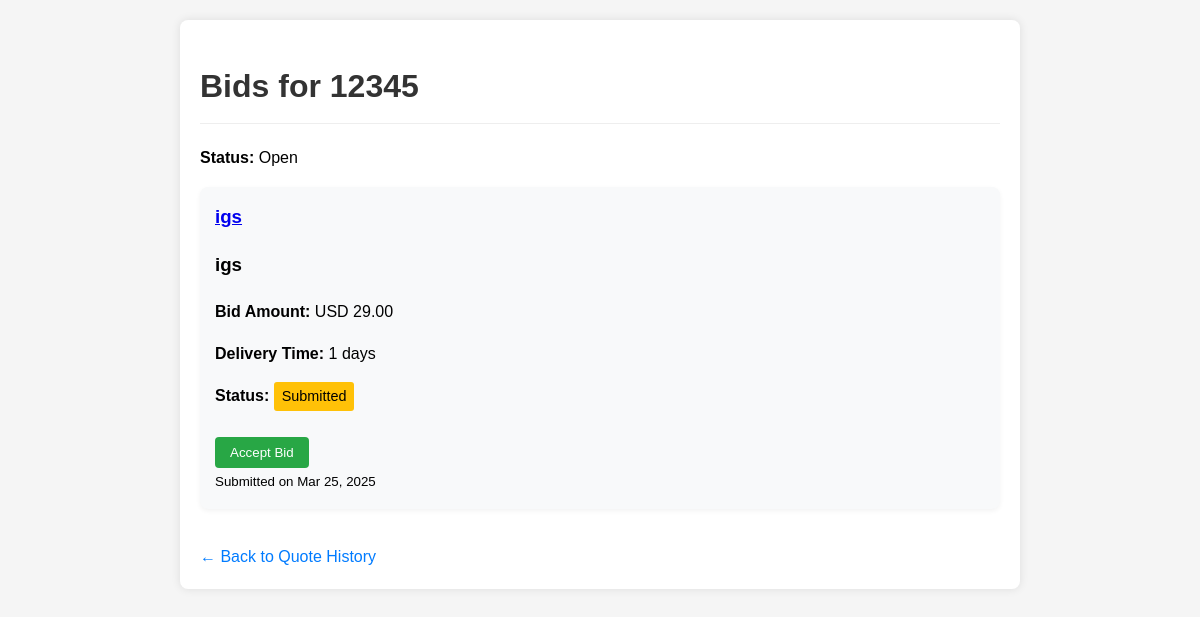
Before: /manufacturer/quote-bids/3/ (signed in) with the older database file.
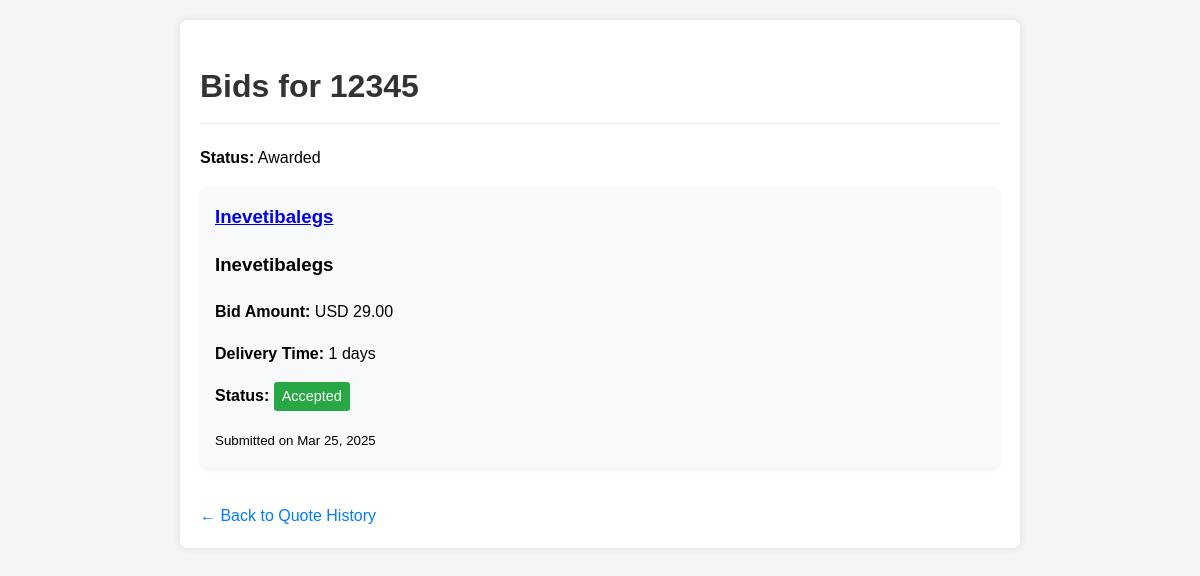
After: the same page with the newer database file.
### manufacturer/models.py (models this page shows, shortened)
class QuoteRequest(models.Model):
    STATUS_CHOICES = [
        ('open', 'Open'),
        ('closed', 'Closed'),
        ('awarded', 'Awarded'),
        ('expired', 'Expired'),
    ]
    manufacturer = models.ForeignKey(Manufacturer, on_delete=models.CASCADE)
    product = models.CharField(max_length=200)
    category = models.CharField(max_length=100)
    description = models.TextField()
    deadline = models.DateField()
    quantity = models.DecimalField(max_digits=10, decimal_places=2)
    unit = models.CharField(max_length=20, blank=True)
    annual_volume = models.CharField(max_length=100, blank=True)
    unit_price = models.DecimalField(max_digits=10, decimal_places=2, null=True, blank=True)
    currency = models.CharField(max_length=3, blank=True)
    shipping_terms = models.CharField(max_length=50)
    destination_port = models.CharField(max_length=100, blank=True)
    payment_terms = models.CharField(max_length=50)
    status = models.CharField(max_length=10, choices=STATUS_CHOICES, default='open')
    created_at = models.DateTimeField(auto_now_add=True)
    accepted_bid = models.ForeignKey('supplier.Bid', on_delete=models.SET_NULL, null=True, blank=True)

### supplier/models.py (models this page shows, shortened)
class Bid(models.Model):
    supplier = models.ForeignKey('Supplier', on_delete=models.CASCADE)
    quote = models.ForeignKey(QuoteRequest, on_delete=models.CASCADE)
    bid_amount = models.DecimalField(max_digits=10, decimal_places=2)
    delivery_time = models.PositiveIntegerField(help_text="Delivery time in days")
    comments = models.TextField(blank=True)
    submitted_at = models.DateTimeField(auto_now_add=True)
    status = models.CharField(max_length=20, choices=[
        ('submitted', 'Submitted'),
        ('accepted', 'Accepted'),
        ('rejected', 'Rejected')
    ], default='submitted')

class Supplier(models.Model):
    user = models.OneToOneField(User, on_delete=models.CASCADE)
    first_name = models.CharField(max_length=100)
    last_name = models.CharField(max_length=100)
    company_name = models.CharField(max_length=200)
    city = models.CharField(max_length=100)
    state = models.CharField(max_length=100)
    business_type = models.CharField(max_length=100)
    website = models.URLField(blank=True)
    phone_number = models.CharField(max_length=20)
    key_services = models.TextField()

### manufacturer/views.py (the view)
# urls.py: path('quote-bids/<int:quote_id>/', views.view_quote_bids, name='view_quote_bids'),
def view_quote_bids(request, quote_id):
    if not request.user.is_authenticated:
        return redirect('manufacturer_login')
    try:
        manufacturer = Manufacturer.objects.get(user=request.user)
        quote = QuoteRequest.objects.get(id=quote_id, manufacturer=manufacturer)
        bids = Bid.objects.filter(quote=quote).select_related('supplier')
        sort = request.GET.get('sort', 'newest')
        if sort == 'lowest':
            bids = bids.order_by('bid_amount')
        elif sort == 'highest':
            bids = bids.order_by('-bid_amount')
        else:  # default to newest first
            bids = bids.order_by('-submitted_at')
        return render(request, 'manufacturer/quote_bids.html', {
            'quote': quote,
            'bids': bids,
            'manufacturer': manufacturer,
            'current_sort': sort  # Pass the current sort option to template
        })
    except (Manufacturer.DoesNotExist, QuoteRequest.DoesNotExist):
        messages.error(request, "Quote not found or you don't have permission to view it")
        return redirect('manufacturer_quote_history')

### manufacturer/templates/manufacturer/quote_bids.html (shortened to what this page needs)
<!DOCTYPE html>
<html>
<head>
</head>
<body>
    <div class="container">
        <h1>Bids for {{ quote.product }}</h1>
        <p><strong>Status:</strong> {{ quote.get_status_display }}</p>
        {% if bids %}
        <div class="bid-list">
            {% for bid in bids %}
            <div class="bid-card">
                <h3><a href="{% url 'view_supplier_profile' bid.supplier.id %}?quote_id={{ quote.id }}">
                    {{ bid.supplier.company_name }}
                </a></h3>
                <h3>{{ bid.supplier.company_name }}</h3>
                <p><strong>Bid Amount:</strong> {{ quote.currency }} {{ bid.bid_amount }}</p>
                <p><strong>Delivery Time:</strong> {{ bid.delivery_time }} days</p>
                <p><strong>Status:</strong> <span class="status status-{{ bid.status }}">{{ bid.get_status_display }}</span></p>
                {% if bid.status == 'submitted' and quote.status == 'open' %}
                <form method="post" action="{% url 'accept_bid' bid.id %}">
                    <button type="submit" class="accept-btn">Accept Bid</button>
                </form>
                {% endif %}
                <small>Submitted on {{ bid.submitted_at|date:"M d, Y" }}</small>
            </div>
            {% endfor %}
        </div>
        {% else %}
        <p>No bids available for this quote.</p>
        {% endif %}
        <a href="{% url 'manufacturer_quote_history' %}" class="back-link">← Back to Quote History</a>
    </div>
</body>
</html>

Changed rows visible on the page:
changed QuoteRequest "USD": status "Open" → "Awarded"
changed Bid: supplier.company_name "igs" → "Inevetibalegs"; status "Submitted" → "Accepted"; no longer shows "Accept Bid"
